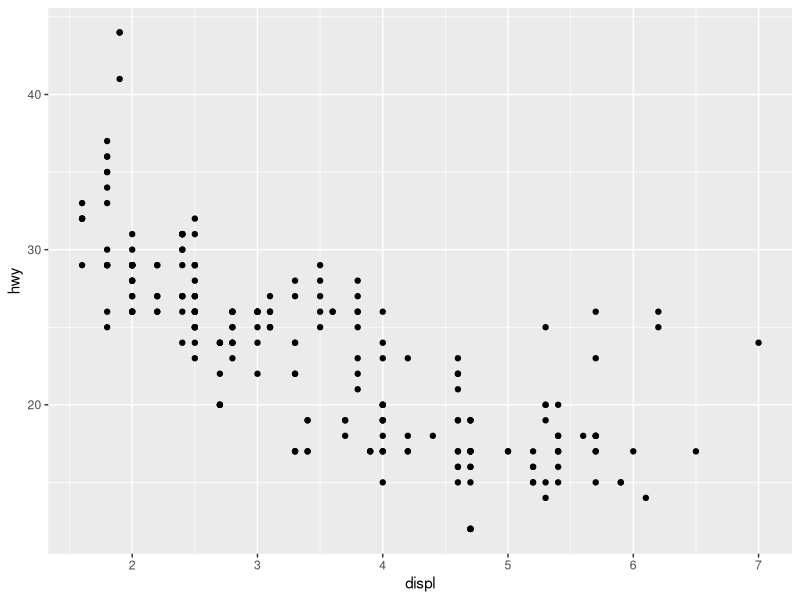
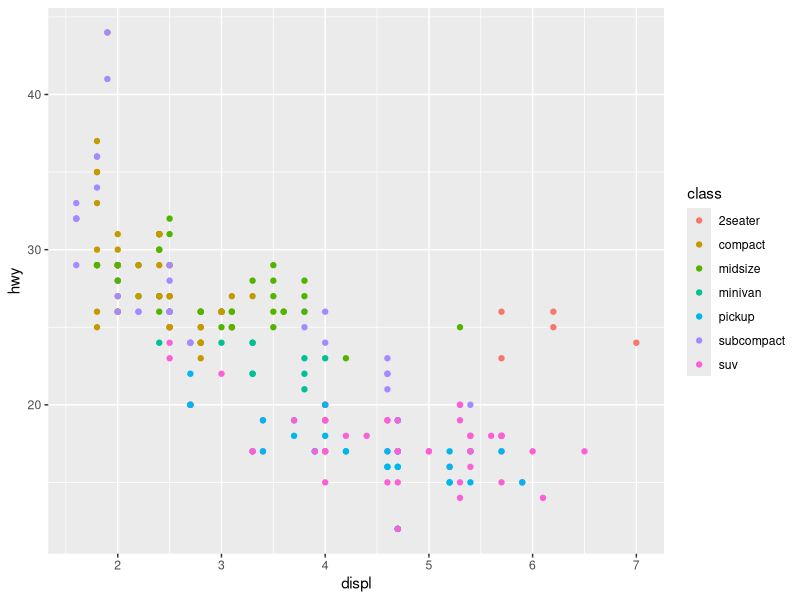
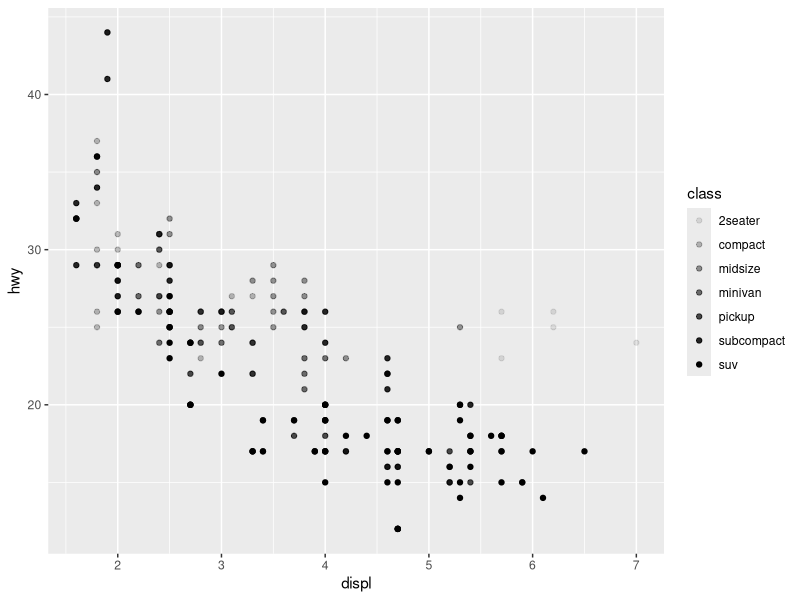
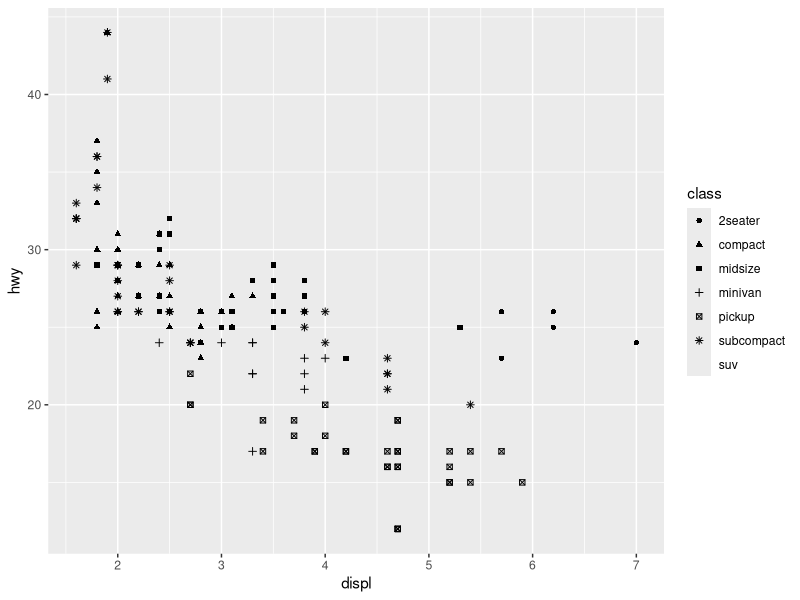
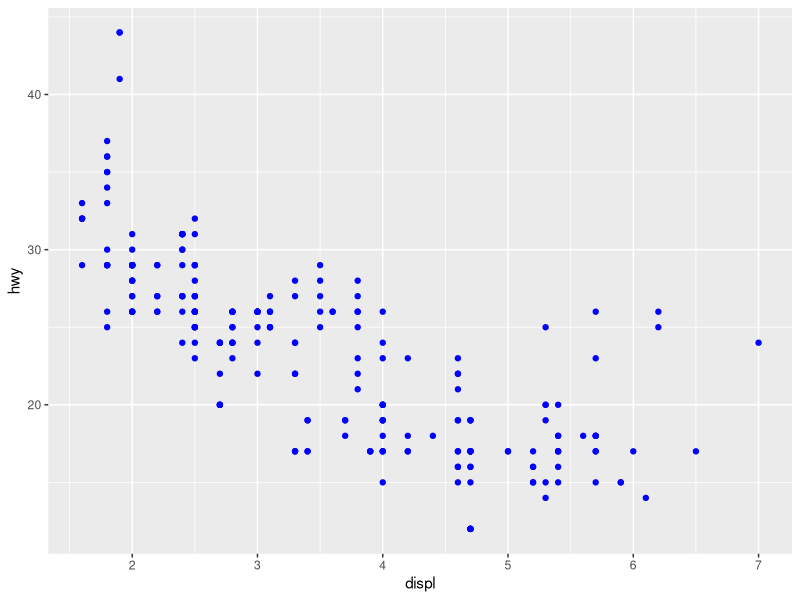
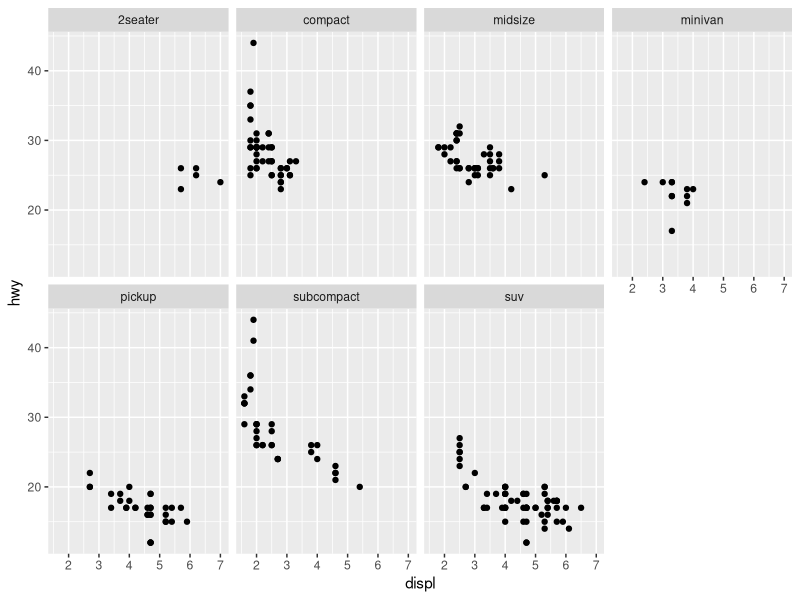
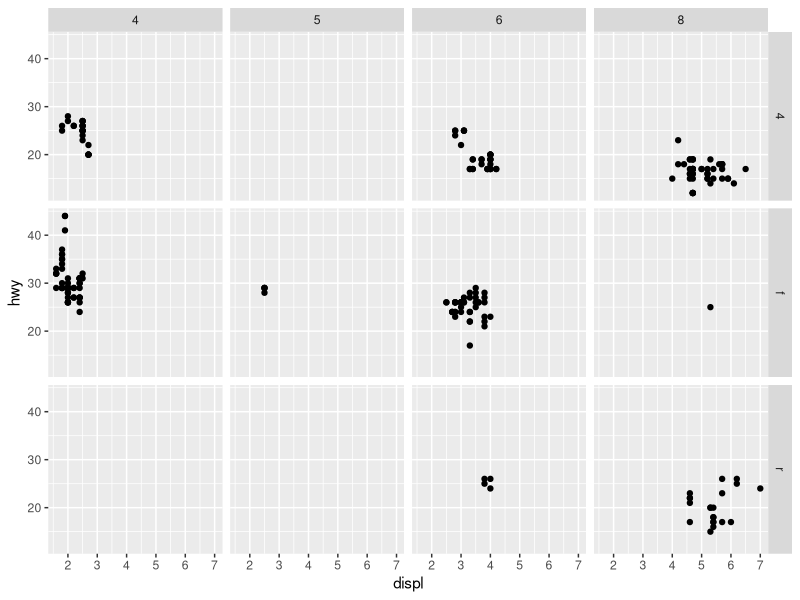
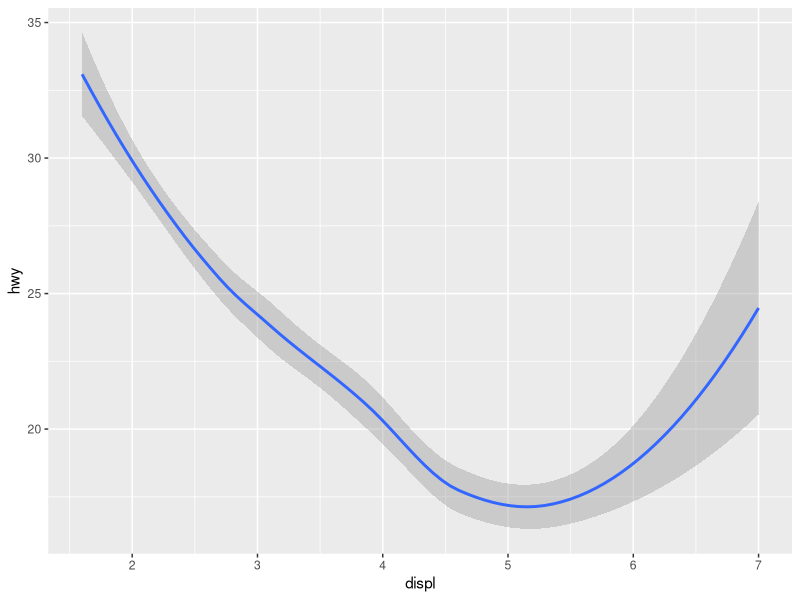

Reproduce these figures in R, in order.
# ggplot2 is one of the core members of the tidyverse
install.packages("tidyverse")
library(tidyverse)

#mpg data frame found in ggplot2
library(ggplot2)
ggplot2::mpg

# To plot mpg, run this code to put displ on the x-axis and hwy on the y-axis:
ggplot(mpg, aes(x = displ, y = hwy)) + 
  geom_point()

# map the colors of points to the class variable to reveal the class of each car
ggplot(mpg, aes(x = displ, y = hwy, color = class)) + 
  geom_point()

# alpha aesthetic controls the transparency of the points
ggplot(mpg, aes(x = displ, y = hwy, alpha = class)) + 
  geom_point()

# shape aesthetic controls the shape of the points
ggplot(mpg, aes(x = displ, y = hwy, shape = class)) + 
  geom_point()

# set the aesthetic properties of your geom manually. all points blue
ggplot(mpg, aes(x = displ, y = hwy)) + 
  geom_point(color = "blue")

# split your plot into facets (subplots) each display one subset of the data
ggplot(mpg, aes(x = displ, y = hwy)) + 
  geom_point() + 
  facet_wrap(~ class, nrow = 2)

# facet plot on the combination of two variables add facet_grid()
ggplot(mpg, aes(x = displ, y = hwy)) + 
  geom_point() + 
  facet_grid(drv ~ cyl)
    
# smooth geom, a smooth line fitted to the data
ggplot(mpg, aes(x = displ, y = hwy)) + 
  geom_smooth()

# different linetype for each unique value of the mapped variable
ggplot(mpg, aes(x = displ, y = hwy, linetype = drv)) + 
  geom_smooth()

# or color
ggplot(mpg, aes(x = displ, y = hwy, color = drv)) + 
  geom_smooth()

# display multiple geoms in the same plot
ggplot(data = mpg, aes(x = displ, y = hwy)) + 
  geom_point() + 
  geom_smooth()

# add color manually
ggplot(mpg, aes(x = displ, y = hwy)) + 
  geom_point(color ="blue") + 
  geom_smooth(color = "red")

# different color and a separate trend-line for each class
ggplot(data = mpg, aes(x = displ, y = hwy, color = class)) + 
  geom_point() + 
  geom_smooth()

# same graph without standard error 
ggplot(data = mpg, aes(x = displ, y = hwy, color = class)) + 
  geom_point() + 
  geom_smooth(se = FALSE)

# different color for each class with a single trend-line for entire dataset
ggplot(data = mpg, aes(x = displ, y = hwy)) + 
  geom_point(aes(color = class)) + 
  geom_smooth(se = FALSE)

# Scales, let's start with a simple graph
ggplot(mpg, mapping = aes(x = cty, y = hwy)) + 
  geom_point()

# let's reverse scales
ggplot(mpg, mapping = aes(x = cty, y = hwy)) + 
  geom_point() +
  scale_x_reverse() +
  scale_y_reverse()

# Color Sclase
ggplot(mpg, mapping = aes(x = displ, y = hwy, color = class)) + 
  geom_point() +
  scale_color_brewer()

# Color Palettes
ggplot(mpg, mapping = aes(x = displ, y = hwy, color = class)) + 
  geom_point() +
  scale_color_brewer(palette = 5)
  
# create a bar graph based on the class variable (categorical)
ggplot(mpg, aes(x = class)) + 
  geom_bar()
# count is a new value obtained through statistical transformation

# we can do this manually
(class_count <- dplyr::count(mpg, class))

# create a bar graph based on the hwy variable (continuous)
ggplot(mpg, aes(x = hwy)) + 
  geom_histogram()

# create a stacked bar graph based on the drv variable (categorical)
ggplot(mpg, aes(x = class, fill = drv)) + 
  geom_bar()

# Cartesian Coordinate System
# Limit X Axis
ggplot(mpg, mapping = aes(x = displ, y = hwy)) +
  geom_point() + 
  coord_cartesian(xlim=c(0,5))

# Bar graph with flipped bars
ggplot(mpg, aes(x=class)) +
  geom_bar() +
  coord_flip()

# Facet Wraps creates subplots based on a categorical variable
ggplot(mpg, mapping = aes(x = displ, y = hwy)) +
  geom_point() + 
  facet_wrap(~class)
  
# Facet Grid creates subplots based on two categorical variable
ggplot(mpg, mapping = aes(x = displ, y = hwy)) +
  geom_point() + 
  facet_grid(year ~ cyl)

# Labels and Annotations
ggplot(mpg, aes(x = displ, y = hwy, color = class)) +
  geom_point() +
  labs(title = "Fuel Efficiency by Engine Volume",
       subtitle = "Fuel Economy Data from 1998 to 2008 for 38 Popular Cae Models",
       x = "Engine Volume (Liters)",
       y = "Fuel Efficiency (Miles per Gallon",
       color = "Car Type")
# ctrl + shift + 6 (Maximize Plot Window)
